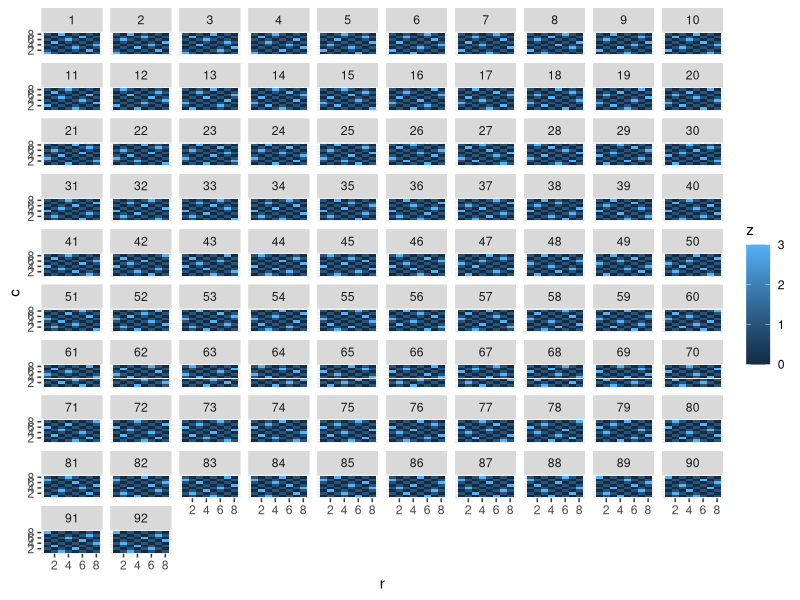

The R script that drew this image:
library(tidyverse)
place_queen <- function(queens=c()) {
   #---------------------------------------------------------------------------
   # If there are 8 queens placed, then this must be a solution.
   #---------------------------------------------------------------------------
   if (length(queens) == 8) {
      return(list(queens))
   }
   
   #---------------------------------------------------------------------------
   # Figure out where a queen can be placed in the next row.
   # Drop all columns that have already been taken - since we 
   # can't place a queen below an existing queen
   #---------------------------------------------------------------------------
   possible_placements <- setdiff(1:8, queens)
   
   #---------------------------------------------------------------------------
   # For each queen already on the board, find the diagonal 
   # positions that it can see in this row.
   #---------------------------------------------------------------------------
   diag_offsets <- seq.int(length(queens), 1)
   diags <- c(queens + diag_offsets, queens - diag_offsets)
   diags <- diags[diags > 0 & diags < 9]
   
   #---------------------------------------------------------------------------
   # Drop these diagonal columns from possible placements
   #---------------------------------------------------------------------------
   possible_placements <- setdiff(possible_placements, diags)
   
   #---------------------------------------------------------------------------
   # For each possible placement, try and place a queen
   #---------------------------------------------------------------------------
   possible_placements %>% 
      map(~place_queen(c(queens, .x))) %>%
      keep(~length(.x) > 0) %>%
      flatten()
}


#-----------------------------------------------------------------------------
#' Plot a single solution
#' @param queens a vector of 8 integers giving the column positions of 8 queens
#-----------------------------------------------------------------------------
plot_single_8queens <- function(queens, title = NULL) {
   queens_df <- tibble(cols = queens, rows=1:8)
   board_df <- expand.grid(cols = 1:8, rows = 1:8) %>% 
      mutate(check = (cols + rows) %%2 == 1)
   
   p <- ggplot(queens_df, aes(rows, cols)) + 
      geom_tile(data=board_df, aes(fill=check), colour='black') +
      geom_text(label='\u2655', family="Arial Unicode MS", size = 8) + 
      theme_void() + 
      coord_equal() + 
      scale_fill_manual(values = c('TRUE'='white', 'FALSE'='grey70')) + 
      theme(
         legend.position = 'none'
      ) 
   
   if (is.null(title)) {
      p <- p + labs(title = paste("Queens:", deparse(as.numeric(queens)))) 
   } else {
      p <- p + labs(title = title)
   }
}


#-----------------------------------------------------------------------------
# Start with no queens placed and generate all solutions.
#-----------------------------------------------------------------------------
solutions <- place_queen()

v=1:8
f=function(q){L=length(q)
if(L==8){q}else{flatten(map(setdiff(v,c(q,q+L:1,q-L:1)),~f(c(q,.))))}}
s=data.frame(c=unlist(f(c())),r=v,x=rep(1:92,e=8),z=3)
b=mutate(crossing(c=v,r=v),z=(c+r)%%2)
g=geom_tile
ggplot(s,aes(r,c,fill=z))+g(d=b)+g()+facet_wrap(~x)


   
   
   
   
   
   
   
   
   
   
   
   
   
   
   
   
   
   
   
   
   
   
   
